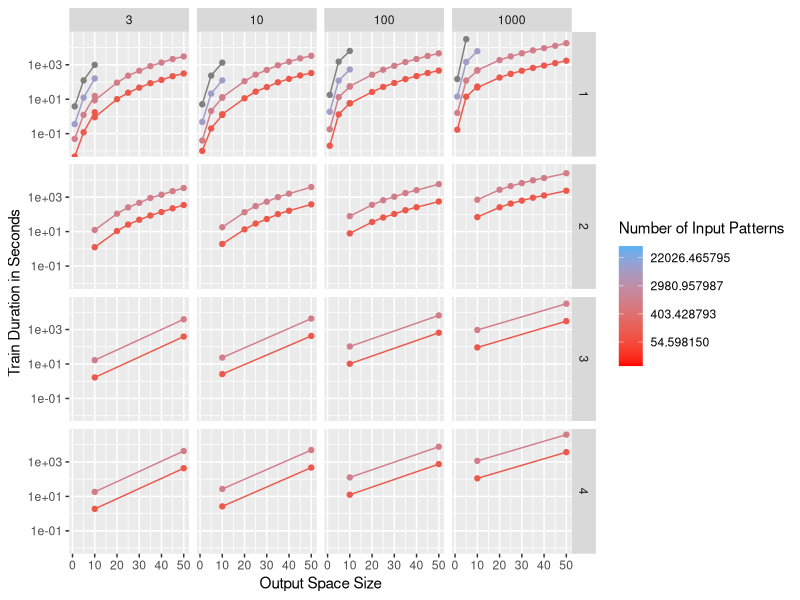
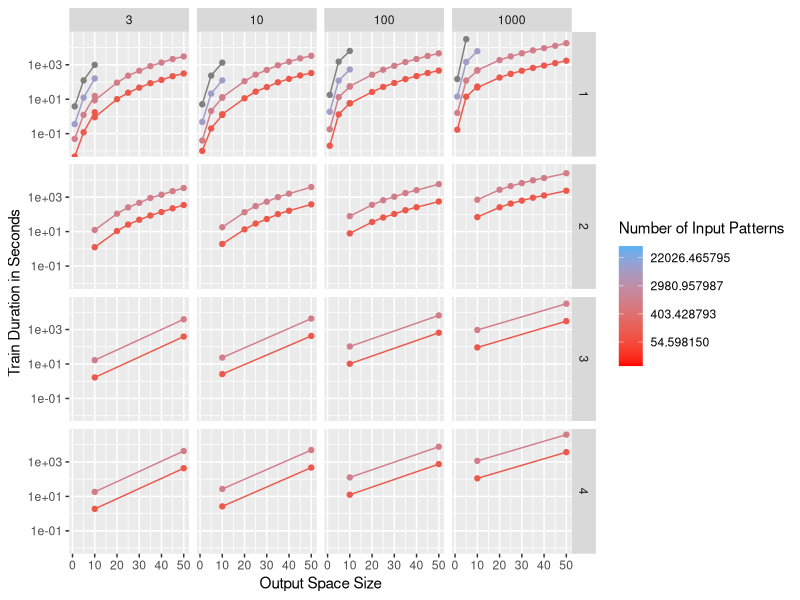

Source code (R) for these figures, in order:
library(ggplot2)
som.benchmarking = read.table("benchamrking.tsv",header = T,sep = "\t")
p <- qplot(data = som.benchmarking, out_size, train_time,  geom = c("point"), color = in_pattern_numb,xlab = "Output Space Size",group = in_pattern_numb ,ylab = "Train Duration in Seconds" )
p + scale_y_log10() + facet_grid(epochs ~ in_size) + scale_colour_gradient(limits=c(10, 50000), low="red", trans = "log", expression("Number of Input Patterns")) + geom_line()
ggsave(file="benchmarking.pdf")
